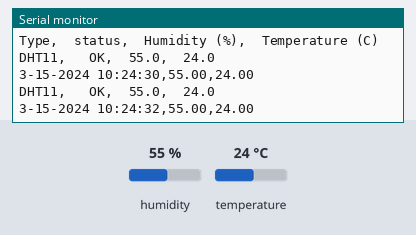
Recording of a program running on a simulated Arduino Uno, built with avr-gcc and run on an emulated ATmega328P. On the bench: the last lines printed to the serial monitor. Inputs (shaded band) come from the test bench; at power-on: humidity 55 %, temperature 24 °C. The local clock reads 2024-03-15 10:24:30 at power-on unless the program sets it; storage starts empty.

Above: at 2.8 s.
2.9 s: humidity set to 22 %
At 4.5 s:
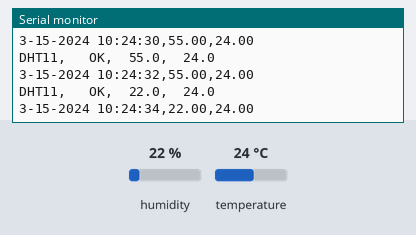
5.6 s: temperature set to 12 °C
At 7.5 s:
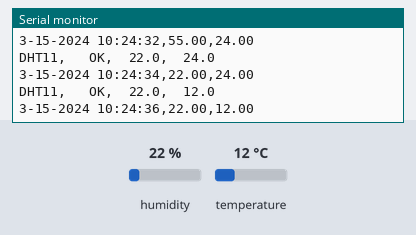
8.3 s: humidity set to 40 %
At 8.3 s:
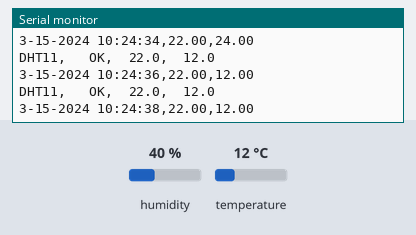
Timing chart, 0 to 11.3 s (numbered marks = the images above; inputs shaded):
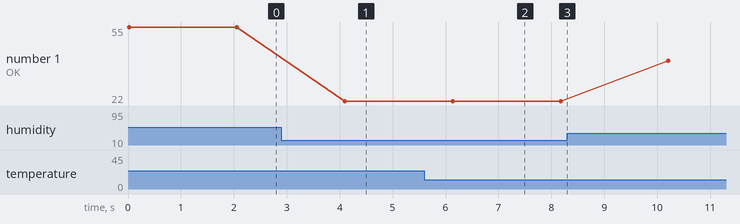

Measured:
- after the input at 2.9 s, the serial monitor: prints a new line after 1.2 s (image 1)
- after the input at 5.6 s, the serial monitor: prints a new line after 0.54 s (image 2)
- plotted number 1: 55 → 22 after the input at 2.9 s

The program:

main.cpp
```cpp
#include <Arduino.h>

#include <dht.h>
#include <SPI.h>
#include <SD.h>
#include "RTClib.h"

RTC_DS3231 rtc;
dht DHT;

#define DHT11_PIN 4

const int chipSelect = 9;

String print_time(DateTime timestamp) {
  char message[120];

  int Year = timestamp.year();
  int Month = timestamp.month();
  int Day = timestamp.day();
  int Hour = timestamp.hour();
  int Minute = timestamp.minute();
  int Second= timestamp.second();

  sprintf(message, "%d-%d-%d %02d:%02d:%02d", Month,Day,Year,Hour,Minute,Second);

  return message;
}

void setup()
{
  Serial.begin(115200);

  Serial.print("DHT LIBRARY VERSION: ");
  Serial.println(DHT_LIB_VERSION);
  Serial.println();

  Serial.print("Initializing SD card...");

  // see if the card is present and can be initialized:
  if (!SD.begin(chipSelect)) {
    Serial.println("Card failed, or not present");
    // don't do anything more:
    while (1);
  }
  Serial.println("card initialized.");


  if (! rtc.begin()) {
    Serial.println("Couldn't find RTC");
    Serial.flush();
    abort();
  }

  if (rtc.lostPower()) {
    Serial.println("RTC lost power, let's set the time!");
    // When time needs to be set on a new device, or after a power loss, the
    // following line sets the RTC to the date & time this sketch was compiled
    rtc.adjust(DateTime(F(__DATE__), F(__TIME__)));
    // This line sets the RTC with an explicit date & time, for example to set
    // January 21, 2014 at 3am you would call:
    // rtc.adjust(DateTime(2014, 1, 21, 3, 0, 0));
  }

  Serial.println("Type,\tstatus,\tHumidity (%),\tTemperature (C)");
}

void loop()
{
  String dataString = "";

  // READ DATA
  Serial.print("DHT11, \t");
  DateTime now = rtc.now();
  int chk = DHT.read11(DHT11_PIN);
  switch (chk)
  {
    case DHTLIB_OK:
    Serial.print("OK,\t");
    break;
    case DHTLIB_ERROR_CHECKSUM:
    Serial.print("Checksum error,\t");
    break;
    case DHTLIB_ERROR_TIMEOUT:
    Serial.print("Time out error,\t");
    break;
    case DHTLIB_ERROR_CONNECT:
        Serial.print("Connect error,\t");
        break;
    case DHTLIB_ERROR_ACK_L:
        Serial.print("Ack Low error,\t");
        break;
    case DHTLIB_ERROR_ACK_H:
        Serial.print("Ack High error,\t");
        break;
    default:
    Serial.print("Unknown error,\t");
    break;
  }
  // DISPLAY DATA
  Serial.print(DHT.humidity, 1);
  Serial.print(",\t");
  Serial.println(DHT.temperature, 1);
  dataString = print_time(now) + "," + String(DHT.humidity) + "," + String(DHT.temperature) + "\n";

  File dataFile = SD.open("datalog.txt", FILE_WRITE);

  // if the file is available, write to it:
  if (dataFile) {
    dataFile.println(dataString);
    dataFile.close();
    // print to the serial port too:
    Serial.println(dataString);
  }
  // if the file isn't open, pop up an error:
  else {
    Serial.println("error opening datalog.txt");
  }

  delay(2000);
}
```
